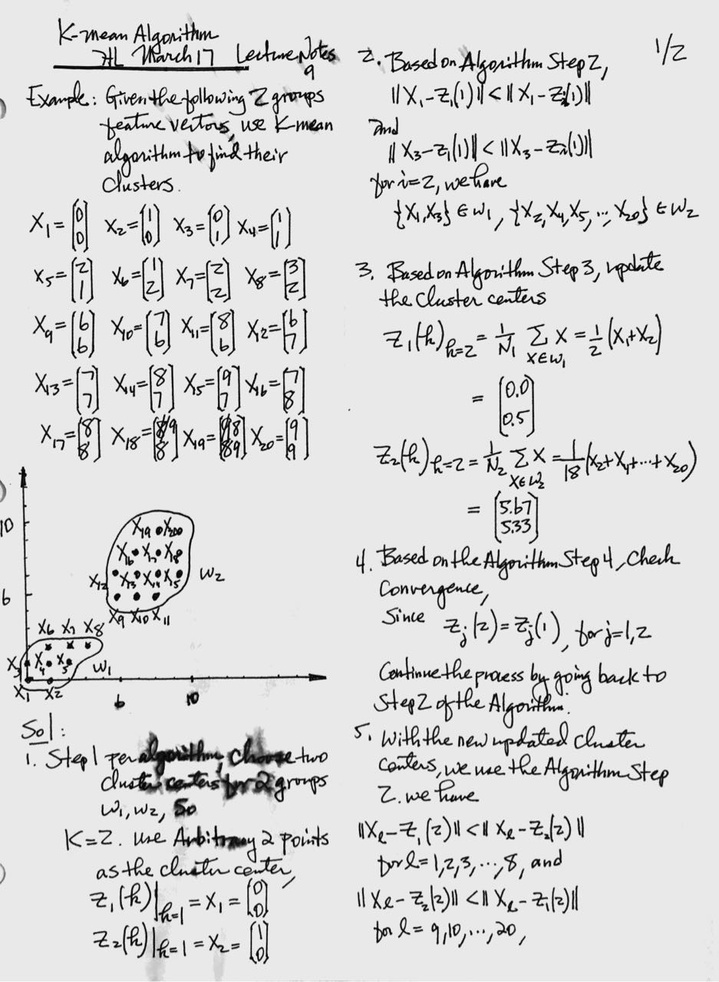
//> input picture IP110-Summer18/4-2018Summer-2018S-108-Kmean-example1.jpg, 719 x 982 px, shrunk from 937 x 1280 before the run
$ ./moments 4-2018Summer-2018S-108-Kmean-example1.jpg   (built with g++ and OpenCV 4)
//> lines starting //> are read from the running program, lines starting //| are printed output that depends on the picture; after the words box and inside, x2 and y2 are one past the last pixel; in counts of white or black regions, pixels touching at a corner belong together
/*------------------------------------------------------*
 * Code: moments.cpp                                    *
 * Coded by:  opencv tutorial;                          *
 *       Computer Vision and AI Training Course         *
 *       for course/program contact Harry Li            *
 * Date: June 26, 2018;                                 *
 * Version: x0.1;                                       *
 * Status : release;                                    *
 * Purpose: 1. extraction of moments features           *
 *------------------------------------------------------*/

#include "opencv2/imgcodecs.hpp"
#include "opencv2/highgui/highgui.hpp"
#include "opencv2/imgproc/imgproc.hpp"
#include <iostream>
#include <stdio.h>
#include <stdlib.h>

using namespace cv;
using namespace std;
Mat src; Mat src_gray;

#define thresh 100
#define max_thresh 255

//RNG rng(12345);
void thresh_callback(int, void* );

int main( int, char** argv )
{
  src = imread( argv[1], 1 );
//> src is the input picture: 982 rows x 719 cols, CV_8UC3; min 0, max 255, mean 216.7
  cvtColor( src, src_gray, COLOR_BGR2GRAY );
  blur( src_gray, src_gray, Size(3,3) );
  const char* source_window = "Source";
  namedWindow( source_window, WINDOW_AUTOSIZE );
  imshow( source_window, src );
  createTrackbar( " Canny thresh:", "Source", &thresh, max_thresh, thresh_callback );
//> (this line was passed over: a library is not available in this run)
  thresh_callback( 0, 0 );
  waitKey(0);
  return(0);
}

//----------------------------------------
void thresh_callback(int, void* )
{
  Mat canny_output;
  vector<vector<Point> > contours;
  vector<Vec4i> hierarchy;
  Canny( src_gray, canny_output, thresh, thresh*2, 3 );
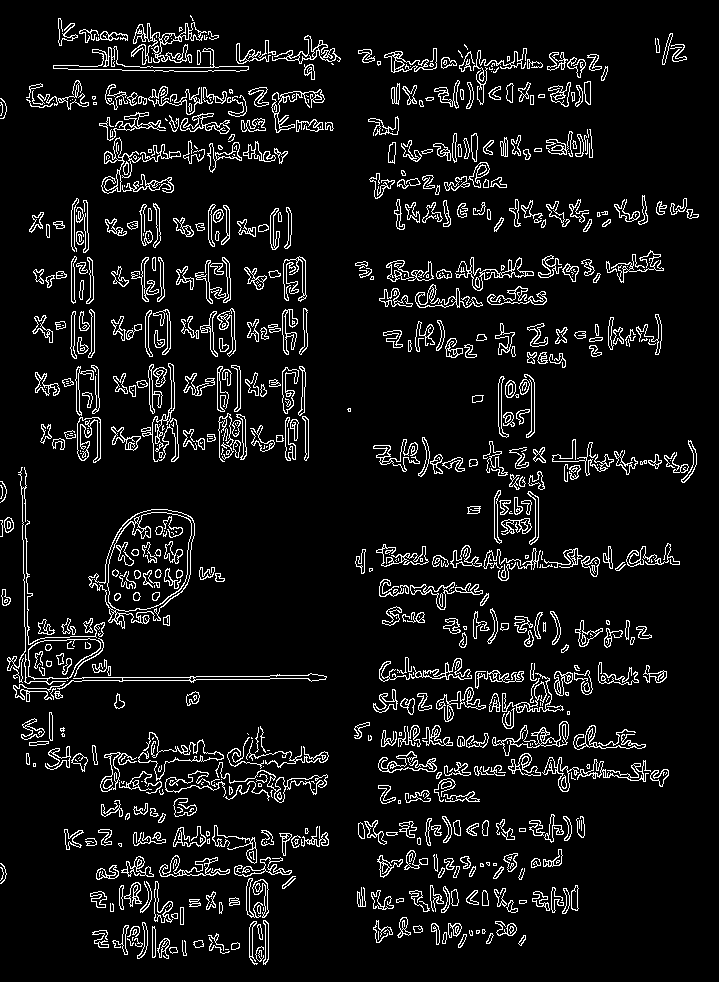
//> canny_output: 982 rows x 719 cols, CV_8UC1; 7.8% white in thin lines or dots
  findContours( canny_output, contours, hierarchy,
                RETR_TREE, CHAIN_APPROX_SIMPLE, Point(0, 0) );
//> contours = 1730 contours, 709 with area under 20; largest, box (x1, y1, x2, y2) and area: (88, 509, 195, 629) 7911, (107, 512, 192, 612) 6337, (24, 638, 101, 685) 2142, (28, 638, 101, 679) 2088, (88, 509, 195, 623) 1086

  vector<Moments> mu(contours.size() );
//> mu = 1730 items
  for( size_t i = 0; i < contours.size(); i++ )
     { mu[i] = moments( contours[i], false ); }

  vector<Point2f> mc( contours.size() );
  for( size_t i = 0; i < contours.size(); i++ )
     { mc[i] = Point2f( static_cast<float>(mu[i].m10/mu[i].m00) ,
                        static_cast<float>(mu[i].m01/mu[i].m00) ); }
//> after the loop, mc = 1730 Points (x, y), first 12: [nan, nan], [172.9, 949.6], [173, 949.7], [259.1, 952], [234.9, 945.7], [234.9, 945.7], [198.2, 943.5], [198.3, 943.5], [184.5, 947.8], [163.1, 946.1], [165.1, 944.9], [161.2, 946.7]

  Mat drawing = Mat::zeros( canny_output.size(), CV_8UC3 );
  for( size_t i = 0; i< contours.size(); i++ )
     {
       Scalar color = Scalar( 0, 255 ,255 );
       drawContours( drawing, contours, (int)i, color, 2, 8,
                     hierarchy, 0, Point() );
       circle( drawing, mc[i], 4, color, -1, 8, 0 );
     }
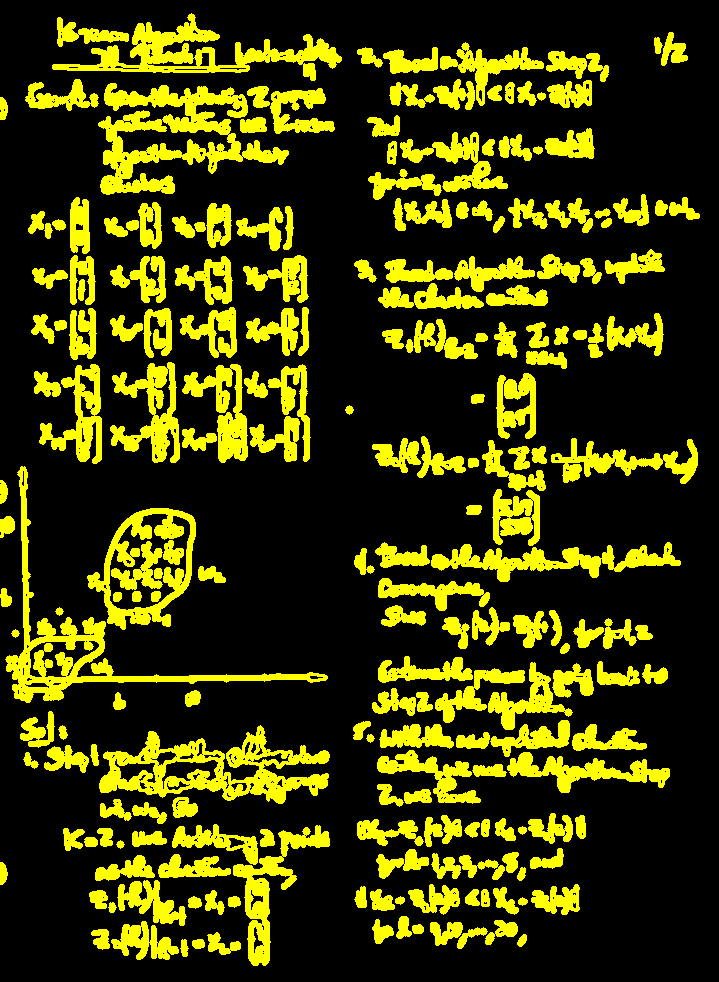
//> drawing: 982 rows x 719 cols, CV_8UC3; mean B, G, R 0, 57.7, 57.7

  namedWindow( "Contours", WINDOW_AUTOSIZE );
  imshow( "Contours", drawing );

  printf("\t Info: Area and Contour Length \n");
  for( size_t i = 0; i< contours.size(); i++ )
     {
       printf(" * Contour[%d] - Area (M_00) = %.2f - Area OpenCV: %.2f - Length: %.2f \n", (int)i, mu[i].m00, contourArea(contours[i]), arcLength( contours[i], true ) );
       Scalar color = Scalar( 0, 255, 0 );
       drawContours( drawing, contours, (int)i, color, 2, 8, hierarchy, 0, Point() );
       circle( drawing, mc[i], 4, color, -1, 8, 0 );
     }
//> this loop made 1730 passes
//|  * Contour[0] - Area (M_00) = 0.00 - Area OpenCV: 0.00 - Length: 6.00
//|  * Contour[1] - Area (M_00) = 36.50 - Area OpenCV: 36.50 - Length: 25.07
//|  * Contour[2] - Area (M_00) = 33.50 - Area OpenCV: 33.50 - Length: 22.73
//|  * Contour[3] - Area (M_00) = 5.50 - Area OpenCV: 5.50 - Length: 101.98
//|  * Contour[4] - Area (M_00) = 44.50 - Area OpenCV: 44.50 - Length: 27.07
//|  * Contour[5] - Area (M_00) = 40.50 - Area OpenCV: 40.50 - Length: 24.73
//|  * Contour[6] - Area (M_00) = 54.00 - Area OpenCV: 54.00 - Length: 31.31
//|  * Contour[7] - Area (M_00) = 49.00 - Area OpenCV: 49.00 - Length: 28.14
//> (output is shown up to pass 8 of 1730)
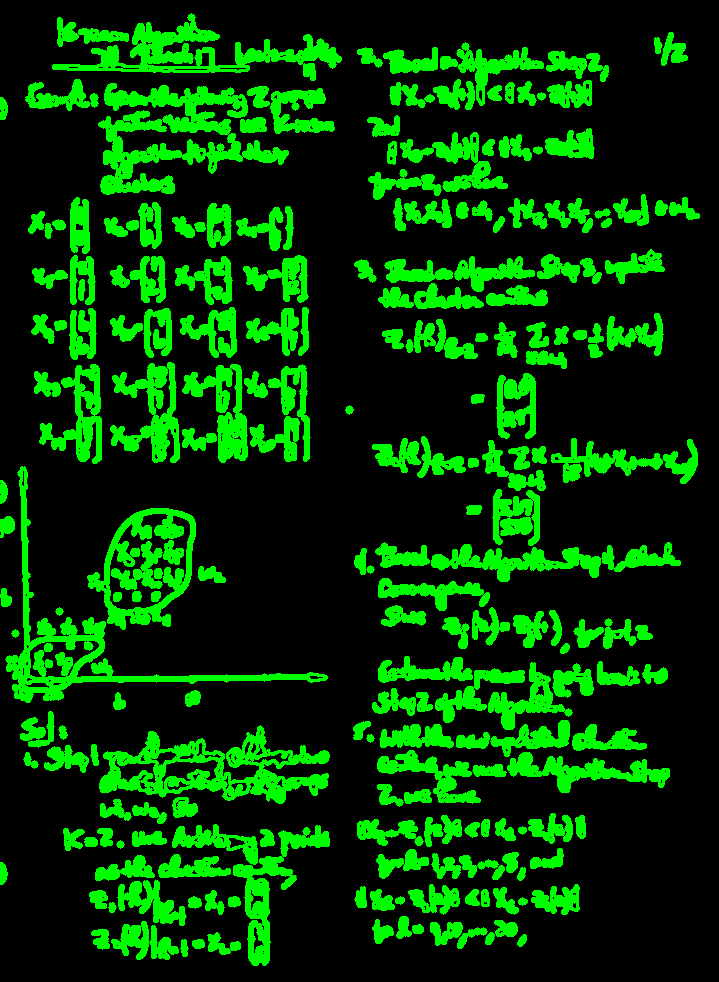
//> drawing: 982 rows x 719 cols, CV_8UC3; mean B, G, R 0, 57.7, 0
}
